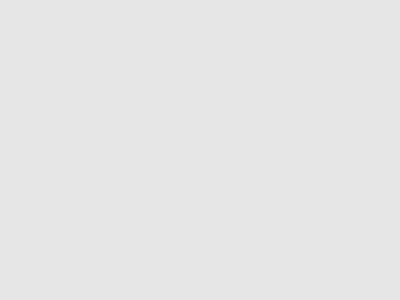
Frame 1 (no input)
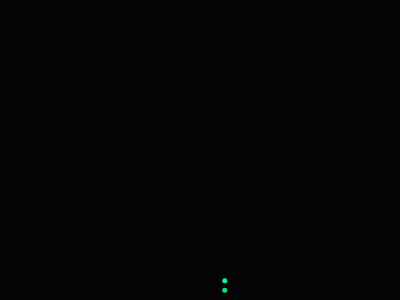
Frame 60 (no input)
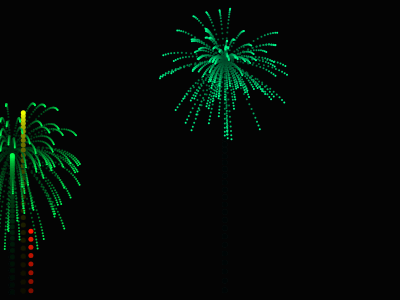
Frame 120 (the mouse pressed at the canvas centre since frame 60)

The p5.js sketch that drew these frames (run headless with seeded random() and noise() and a simulated clock; from frame 60 on, the mouse is pressed at the canvas centre):

// p5.js sketch
// ── sketch.js
var fireworks = [];
var gravity;

function setup() {
	createCanvas(400, 300);
	colorMode(HSB);
	gravity = createVector(0, 0.2);
	stroke(255);
	strokeWeight(5);
}

function draw() {
	colorMode(RGB);
	background(0, 0, 0, 25);
	if (random(1) < 0.05) {
		fireworks.push(new Firework());
	}
	for (var i = fireworks.length-1; i >= 0; i--) {
		fireworks[i].update();
		fireworks[i].show();
		if (fireworks[i].done()) {
			fireworks.splice(i, 1);
		}
	}
	console.log(fireworks.length);
}
// ── firework.js
function Firework() {

	this.hue = random(255);
	this.firework = new Particle(random(width), height, this.hue, true);
	this.exploded = false;
	this.particles = [];

	this.done = function() {
		if (this.exploded && this.particles.length === 0) {
			return true;
		} else {
			return false;
		}
	}

	this.update = function() {
		if (!this.exploded) {
			this.firework.applyForce(gravity);
			this.firework.update();
			if (this.firework.vel.y >= 0) {
				this.exploded = true;
				this.explode();
			}
		}
		for (var i = this.particles.length-1; i >= 0; i--) {
			this.particles[i].applyForce(gravity);
			this.particles[i].update();
			if (this.particles[i].done()) {
				this.particles.splice(i, 1);
			}
		}
	}

	this.explode = function() {
		for (var i = 0; i < 100; i++) {
			var p = new Particle(this.firework.pos.x, this.firework.pos.y, this.hue, false);
			this.particles.push(p);
		}
	}

	this.show = function() {
		if (!this.exploded) {
			this.firework.show();
		}
		for (var i = 0; i < this.particles.length; i++) {
			this.particles[i].show();
		}
	}
}
// ── particle.js
function Particle (x, y, hue, firework) {
	this.pos = createVector(x, y);
	this.firework = firework;
	this.lifespan = 255;
	this.hue = hue;

	if (firework) {
		this.vel = createVector(0, random(-11, -7));
	} else {
		this.vel = p5.Vector.random2D();
		this.vel.mult(random(2, 10));
	}
	this.acc = createVector(0, 0);

	this.applyForce = function(force) {
		this.acc.add(force);
	}

	this.update = function() {
		if (!this.firework) {
			this.vel.mult(0.9);
			this.lifespan -= 4;
		}
		this.vel.add(this.acc);
		this.pos.add(this.vel);
		this.acc.mult(0);
	}

	this.done = function() {
		if (this.lifespan < 0) {
			return true;
		} else {
			return false;
		}
	}

	this.show = function() {
		colorMode(HSB);

		if(!this.firework) {
			strokeWeight(2);
			stroke(hue, 255, 255, this.lifespan);
		} else {
			strokeWeight(5);
			stroke(hue, 255, 255);
		}
		point(this.pos.x, this.pos.y);
	}
}
